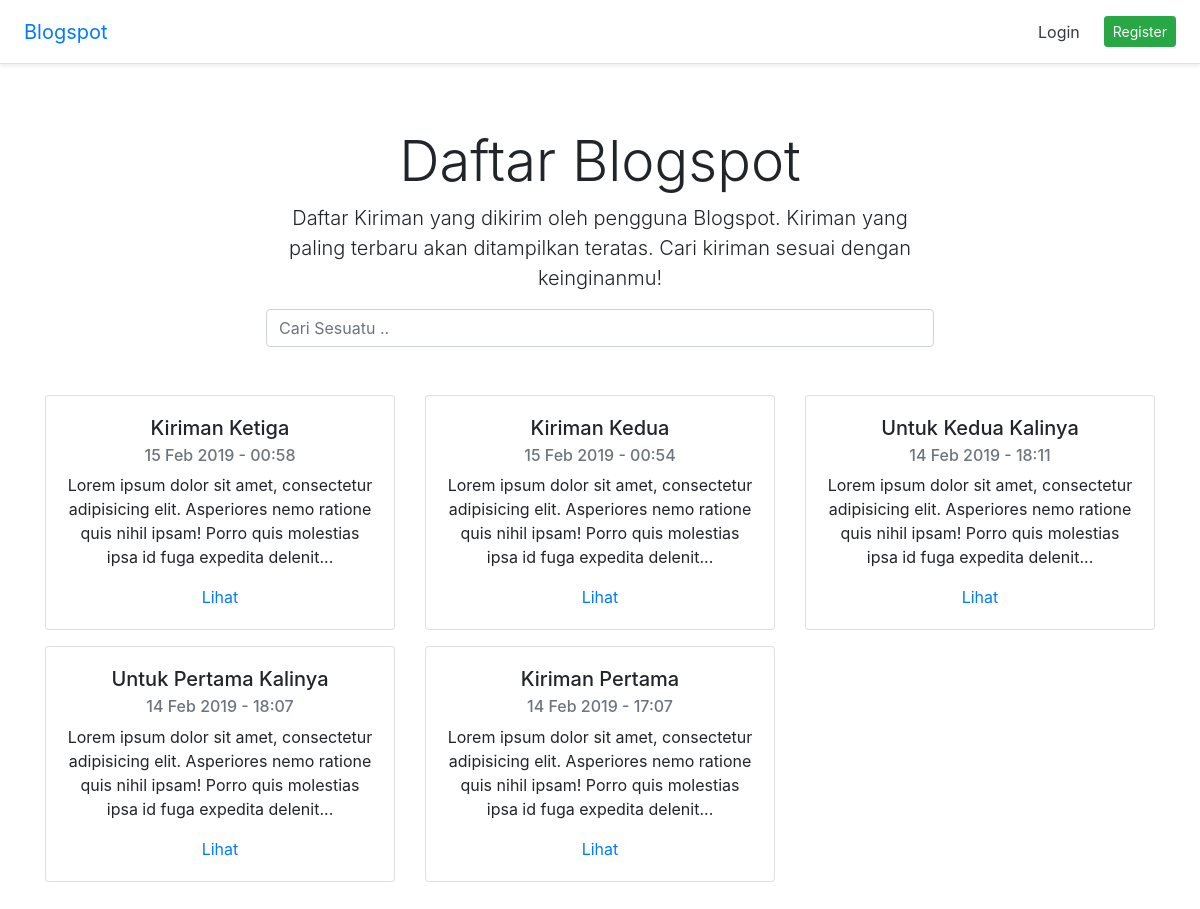
The page / on the database its author committed.
### tables this page shows
CREATE TABLE `posts` (
  `id` int(11) NOT NULL,
  `user_id` int(11) NOT NULL,
  `image` varchar(255) DEFAULT NULL,
  `title` varchar(255) NOT NULL,
  `slug` varchar(255) NOT NULL,
  `subject` text NOT NULL,
  `datetime` datetime NOT NULL
);

### application/controllers/Post.php (called while the page is built, shortened)
<?php
class Post extends CI_Controller {
	public function __construct()
	{
		$this->load->model(
			array(
				'Posts_model', 'Users_model', 'Comments_model'
			)
		);
		$this->load->library(
			array(
				'globals', 'upload', 'session', 'form_validation', 'pagination', 'pdf'
			)
		);
		$this->load->helper(
			array(
				'form', 'url'
			)
		);
	}
	public function index()
	{
		$uri_segment = $this->uri->segment(3);
		$config['per_page'] = 6;
		$data['title'] = "Daftar Blogspot";
		$data['posts'] = $this->Posts_model->get_posts(FALSE, $config['per_page'], $uri_segment);
		$this->load->view('layout/header', $data);
		$this->load->view('post/list', $data);
		$this->load->view('layout/footer');
	}
}

### index.php (called while the page is built, shortened)
<?php
require_once BASEPATH.'core/CodeIgniter.php';

### application/models/Posts_model.php (called while the page is built, shortened)
<?php
class Posts_model extends CI_Model {
   public function get_posts($slug = FALSE, $number = NULL, $offset = NULL)
   {
      $this->db->order_by('datetime', 'DESC');
      $query = $this->db->get('posts', $number, $offset);
      return $query->result_array();
   }
}

### application/views/post/list.php (the view, shortened to what this page needs)
<div class="pricing-header px-3 py-3 pt-md-5 pb-md-4 mx-auto text-center">
	<h1 class="display-4"><?= $title ?></h1>
	<p class="lead">Daftar Kiriman yang dikirim oleh pengguna Blogspot. Kiriman yang paling terbaru akan ditampilkan teratas. Cari kiriman sesuai dengan keinginanmu!</p>
	<form action="" method="GET">
		<div class="form-group mb-4">
			<input id="keyword" type="text" name="keyword" class="form-control" placeholder="Cari Sesuatu .." autocomplete="off" autofocus require>
		</div>
	</form>
</div>
<div class="container">
	<div class="row">
		<?php foreach($posts as $post): ?>
		<div class="col-4">
			<div class="card box-post">
				<div class="card-body text-center">
					<h5 class="card-title">
						<?= $post["title"] ?>
					</h5>
					<h6 class="card-subtitle mb-2 text-muted">
						<?= date( 'd M Y - H:i', strtotime( $post['datetime'] ) ) ?>
					</h6>
					<p class="card-text">
						<?= substr( strip_tags($post['subject']), 0, 150) . '...' ?>
					</p>
					<a class="card-link" href="<?= base_url( 'post/' . $post['slug'] ) ?>">Lihat</a>
				</div>
			</div>
		</div>
		<?php endforeach; ?>
	</div>
	<div class="row">
	</div>
</div>

### application/views/layout/header.php (shortened to what this page needs)
<!DOCTYPE html>
<html lang="en">
<head>
	<link href="<?= base_url('assets/vendor/fontawesome/css/all.min.css') ?>" rel="stylesheet">
	<link href="<?= base_url('assets/css/bootstrap.min.css') ?>" rel="stylesheet">
	<link href="<?= base_url('assets/css/style.css') ?>" rel="stylesheet">
</head>
<body>
	<div class="d-flex flex-column flex-md-row align-items-center p-3 px-md-4 mb-3 bg-white border-bottom shadow-sm">
		<h5 class="my-0 mr-md-auto font-weight-normal">
			<a href="<?= base_url() ?>">Blogspot</a>
		</h5>
		<?php if( empty( $this->session->id ) ) : ?>
			<nav class="my-2 my-md-0 mr-md-3">
				<a class="p-2 text-dark" href="<?= base_url('login') ?>">Login</a>
			</nav>
			<a class="btn btn-success btn-sm" href="<?= base_url('register') ?>">Register</a>
		<?php endif; ?>
	</div>

### application/views/layout/footer.php (shortened to what this page needs)
</body>
</html>

### assets/css/style.css (style rules this page uses)
html, body { padding-bottom: 20px; }
.pricing-header { max-width: 700px; }
.card.box-post { margin-bottom: 16px; }

### rows shown on the page
posts: title "Kiriman Ketiga", datetime "15 Feb 2019 - 00:58", subject "Lorem ipsum dolor sit amet, consectetur adipisicing elit. Asperiores nemo ratione quis nihil ipsam! Porro quis molestias ipsa id fuga expedita delenit"
posts: title "Kiriman Kedua", datetime "15 Feb 2019 - 00:54", subject "Lorem ipsum dolor sit amet, consectetur adipisicing elit. Asperiores nemo ratione quis nihil ipsam! Porro quis molestias ipsa id fuga expedita delenit"
posts: title "Untuk Kedua Kalinya", datetime "14 Feb 2019 - 18:11", subject "Lorem ipsum dolor sit amet, consectetur adipisicing elit. Asperiores nemo ratione quis nihil ipsam! Porro quis molestias ipsa id fuga expedita delenit"
posts: title "Untuk Pertama Kalinya", datetime "14 Feb 2019 - 18:07", subject "Lorem ipsum dolor sit amet, consectetur adipisicing elit. Asperiores nemo ratione quis nihil ipsam! Porro quis molestias ipsa id fuga expedita delenit"
posts: title "Kiriman Pertama", datetime "14 Feb 2019 - 17:07", subject "Lorem ipsum dolor sit amet, consectetur adipisicing elit. Asperiores nemo ratione quis nihil ipsam! Porro quis molestias ipsa id fuga expedita delenit"

### other values the page prints
$title "Daftar Blogspot"
